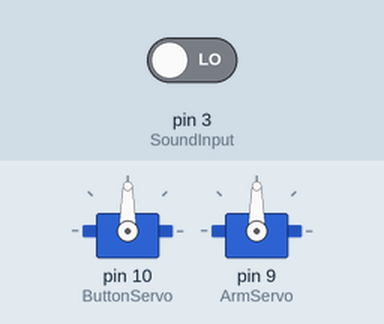
The sketch below on a simulated Arduino Uno, built with avr-gcc and run on an emulated ATmega328P. Shown: 2 × servo. Inputs (shaded band) come from the test bench; at power-on: pin 3 (SoundInput) LOW.

Above: at 1.2 s.
1.3 s: pin 3 (SoundInput) driven HIGH
At 2.1 s:
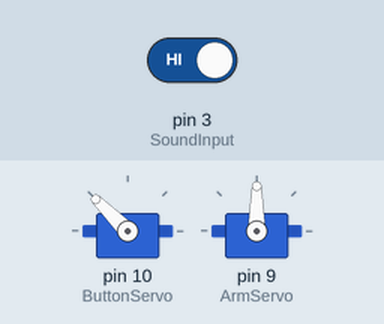
At 26.8 s:
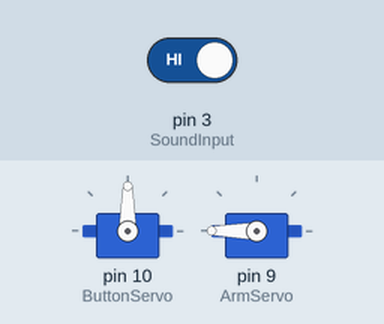
Timing chart, 0 to 27.3 s (numbered marks = the images above; inputs shaded):
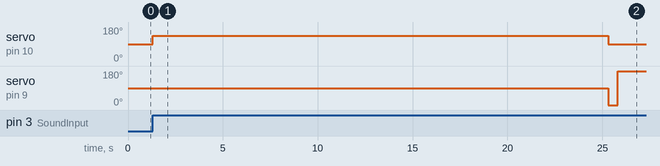

Measured:
- after the input at 1.3 s, servo on pin 10 (ButtonServo): 90° → 135° at once, → 90° 24.0 s later; servo on pin 9 (ArmServo): 90° → 0° after 24.0 s, → 180° 0.50 s later

The sketch:

Alarm_Robot.ino
```cpp
//By Karim Elabyad
// This code takes sound input from arduino sound sensor and initiates two servo motors

//Libraries
#include <Servo.h>

//Definitions
Servo ButtonServo;
Servo ArmServo;
int posButton = 0;
int posArm = 0;
int SoundInput = 3;
int stateLED = LOW;
int stateButton = LOW;
int previous = LOW;
long time = 0;
long debounce = 200;
int counter = 0;


//Setup
void setup() {
  // put your setup code here, to run once:

  pinMode(SoundInput, INPUT); // attavhes the sound sensor to pin 3
  ButtonServo.attach(10);  // attaches the servo on pin 9 to the servo object
  ArmServo.attach(9);  // attaches the servo on pin 9 to the servo object

}

//Main Loop
void loop()
{
  stateButton = digitalRead(SoundInput);  //Reads sound sensor input
  Serial.print(stateButton); // Prints sound sensor state to serial monitor

  //Section of code that reads sound sensor
  if(stateButton == HIGH && previous == LOW && millis() - time > debounce)
  {
    if(( stateLED == HIGH ))
    {
            stateLED = LOW ;
    } else {

    if (counter == 0){
       ButtonServo.write(135); // moves first servo to 135 degrees
       delay(24000); // delay of 24 seconds
       ButtonServo.write(90); // moves first servo to 90 degrees
       counter = 1;
    }

    counter ==1;

    // Section that moves arm servo front and back 5 times
    for (counter =1; counter <= 6; counter++){
        for (posArm == 0; posArm <= 180; posArm += 180)
        { // goes from 0 degrees to 180 degrees in steps of 180 degree
            ArmServo.write(posArm);              // tell servo to go to position in variable 'pos'
            delay(500);
        }// waits 15ms for the servo to reach the position
        for (posArm == 180; posArm >= 0; posArm -= 180)
        { // goes from 180 degrees to 0 degrees in steps of 180 degree
            ArmServo.write(posArm);              // tell servo to go to position in variable 'pos'
            delay(500);
        }// waits 15ms for the servo to reach the position
    }
        }
    time = millis();
  }
    previous == stateButton;
    counter = 0;
}
```
